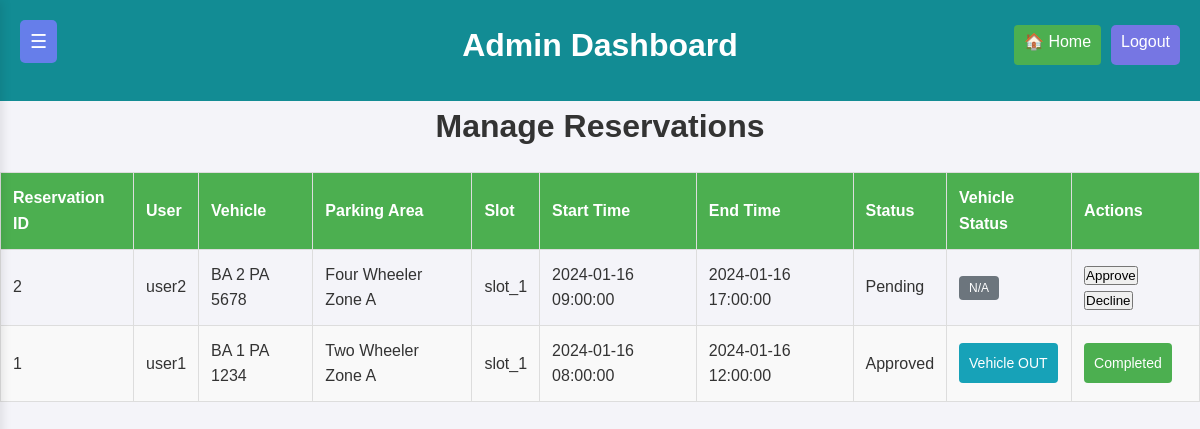
The app's page /admin/manage_reservations.php (signed in) with its own data.
### tables this page shows
CREATE TABLE Reservations (
    reservation_id INT AUTO_INCREMENT PRIMARY KEY,
    user_id INT NOT NULL,
    area_id INT NOT NULL,
    slot_number INT NOT NULL,
    start_time DATETIME NOT NULL,
    end_time DATETIME NOT NULL,
    status ENUM('Pending','Approved','Declined','Cancelled','Expired','Completed') DEFAULT 'Pending',
    late_notification_sent BOOLEAN DEFAULT FALSE,
    vehicle_status ENUM('IN', 'OUT') DEFAULT 'OUT',
    created_at TIMESTAMP DEFAULT CURRENT_TIMESTAMP,
    vehicle_id INT,
    FOREIGN KEY (user_id) REFERENCES Users(user_id) ON DELETE CASCADE,
    FOREIGN KEY (area_id) REFERENCES parking_areas(area_id) ON DELETE CASCADE
);

CREATE TABLE Users (
    user_id INT AUTO_INCREMENT PRIMARY KEY,
    name VARCHAR(100) NOT NULL,
    email VARCHAR(100) UNIQUE NOT NULL,
    phone VARCHAR(15),
    password VARCHAR(255) NOT NULL,
    user_type ENUM('admin', 'user') DEFAULT 'user',
    created_at TIMESTAMP DEFAULT CURRENT_TIMESTAMP
);

CREATE TABLE parking_areas (
    area_id INT AUTO_INCREMENT PRIMARY KEY,
    area_name VARCHAR(100) NOT NULL,
    total_slots INT NOT NULL,
    reserved_slots INT DEFAULT 0,
    available_slots INT NOT NULL,
    map_iframe_url TEXT,
    type_id INT NOT NULL,
    created_at TIMESTAMP DEFAULT CURRENT_TIMESTAMP,
    FOREIGN KEY (type_id) REFERENCES vehicle_types(type_id) ON DELETE CASCADE
);

CREATE TABLE slots (
    slot_id INT AUTO_INCREMENT PRIMARY KEY,
    parking_area_id INT NOT NULL,
    slot_name VARCHAR(10) NOT NULL,
    is_reserved BOOLEAN DEFAULT FALSE,
    small_vehicles_count INT DEFAULT 0,
    max_small_vehicles INT DEFAULT 3,
    FOREIGN KEY (parking_area_id) REFERENCES parking_areas(area_id) ON DELETE CASCADE
);

### admin/manage_reservations.php (the view, shortened to what this page needs)
<?php
include('adminheader.php');
$reservations_query = "
   SELECT
    r.reservation_id,
    u.name AS user_name,
    MAX(v.vehicle_number) AS vehicle_number,
    pa.area_name,
    r.slot_number,
    r.start_time,
    r.end_time,
    r.status,
    r.created_at,
    s.slot_name,
    r.vehicle_status
FROM Reservations r
JOIN Users u ON r.user_id = u.user_id
JOIN slots s ON r.slot_number = s.slot_id
JOIN parking_areas pa ON r.area_id = pa.area_id
LEFT JOIN VehicleData v ON r.user_id = v.user_id AND r.area_id = v.area_id
GROUP BY r.reservation_id, u.name, pa.area_name, r.slot_number, r.start_time, r.end_time, r.status, s.slot_name, r.vehicle_status
ORDER BY r.start_time DESC;
";
$reservations = mysqli_query($connect, $reservations_query);
?>
    <h1>Manage Reservations</h1>
<table>
    <thead>
        <tr>
            <th>Reservation ID</th>
            <th>User</th>
            <th>Vehicle</th>
            <th>Parking Area</th>
            <th>Slot</th>
            <th>Start Time</th>
            <th>End Time</th>
            <th>Status</th>
            <th>Vehicle Status</th>
            <th>Actions</th>
        </tr>
    </thead>
    <tbody>
        <?php while ($row = mysqli_fetch_assoc($reservations)): ?>
            <tr>
                <td><?= $row['reservation_id'] ?></td>
                <td><?= $row['user_name'] ?></td>
                <td><?= $row['vehicle_number'] ?></td>
                <td><?= $row['area_name'] ?></td>
                <td><?= $row['slot_name'] ?></td>
                <td><?= $row['start_time'] ?></td>
                <td><?= $row['end_time'] ?></td>
                <td><?= $row['status'] ?></td>
                <td>
                    <?php if ($row['status'] == 'Approved'): ?>
                        <form method="POST" style="display: inline;">
                            <?php if ($row['vehicle_status'] == 'IN'): ?>
                                <button type="submit" name="vehicle_status" value="OUT" class="btn btn-warning">Vehicle IN</button>
                            <?php else: ?>
                                <button type="submit" name="vehicle_status" value="IN" class="btn btn-info">Vehicle OUT</button>
                            <?php endif; ?>
                        </form>
                    <?php else: ?>
                        <span class="badge badge-secondary">N/A</span>
                    <?php endif; ?>
                </td>
                <td>
                    <form method="POST">
                        <?php if ($row['status'] == 'Pending'): ?>
                            <button type="submit" name="action" value="approve">Approve</button>
                            <button type="submit" name="action" value="decline">Decline</button>
                        <?php endif; ?>
            <?php if ($row['status'] == 'Approved'): ?>
                <form method="POST" onsubmit="return confirm('Are you sure you want to mark this reservation as completed?');">
                    <button type="submit" class="btn btn-success">Completed</button>
                </form>
            <?php endif; ?>
                </form>
                </td>
            </tr>
        <?php endwhile; ?>
    </tbody>
</table>
</body>
</html>

### css/admin_style.css (style rules this page uses)
* { margin: 0; padding: 0; box-sizing: border-box; }
body { font-family: 'Arial', sans-serif; background-color: #f7f7f7; color: #333; }
.btn { color: white; background-color: #4CAF50; border: none; padding: 8px 16px; font-size: 1rem; line-height: 1.5; height: 40px; width: auto; border-radius: 5px; transition: background-color 0.3s ease, color 0.3s ease; text-decoration: none; }
h1 { text-align: center; }
body, h1, h2, h3, h4, h5, h6, p, ul, ol, li, a, button, input, select, textarea { margin: 0; padding: 0; box-sizing: border-box; }
body { font-family: Arial, sans-serif; background-color: #f4f4f9; color: #333; line-height: 1.6; margin: 0; }
table { width: 100%; border-collapse: collapse; margin: 20px 0; }
table th, table td { text-align: left; padding: 12px; border: 1px solid #ddd; }
table th { background-color: #4CAF50; color: #fff; }
table tr:nth-child(even) { background-color: #f9f9f9; }
.btn { padding: 10px 15px; border-radius: 5px; text-decoration: none; font-size: 14px; display: inline-block; margin: 5px 0; cursor: pointer; transition: background-color 0.3s ease; }

### admin/manage_reservations.php (style rules this page uses)
.btn { padding: 5px 10px; border: none; border-radius: 4px; cursor: pointer; font-size: 14px; }
.btn-info { background-color: #17a2b8; color: #fff; }
.badge { padding: 5px 10px; border-radius: 4px; font-size: 12px; }
.badge-secondary { background-color: #6c757d; color: #fff; }

### records on screen
reservations: reservation_id "2", user.name "user2", vehicle_number "BA 2 PA 5678", area.area_name "Four Wheeler Zone A", slots.slot_name "slot_1", start_time "2024-01-16 09:00:00", end_time "2024-01-16 17:00:00", status "Pending", shows "N/A", shows "Approve"
reservations: reservation_id "1", user.name "user1", vehicle_number "BA 1 PA 1234", area.area_name "Two Wheeler Zone A", slots.slot_name "slot_1", start_time "2024-01-16 08:00:00", end_time "2024-01-16 12:00:00", status "Approved", vehicle_status "Vehicle OUT"
